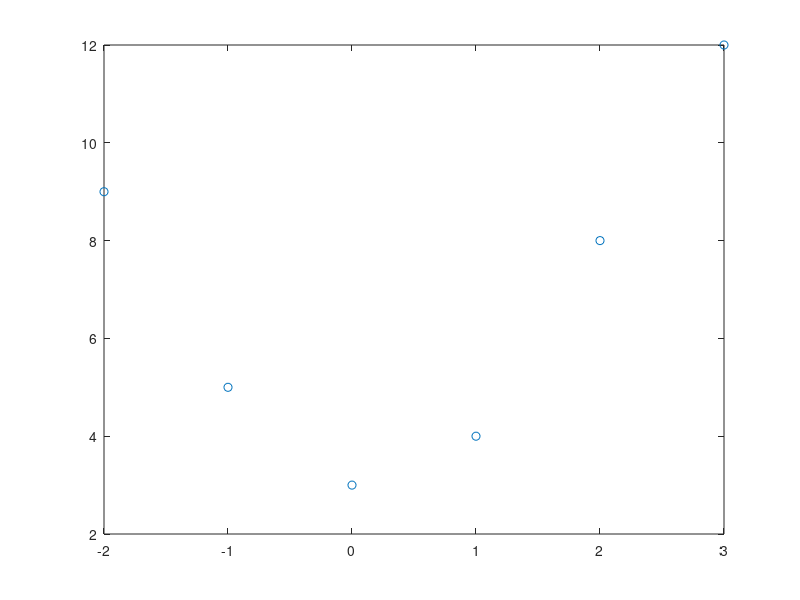

MATLAB code to generate this figure: (Note: this script raises an error after producing the figure.)
clear all
clc
close all

% Actual Data Points
x = [-2 -1 0 1 2 3];
y = [9;5;3;4;8;12];
plot(x,y,'o')

% Parameters
terms = 3;
num_pts = 6;

% formulate A matrix based on # of terms
A = ones(length(x),terms);
for j=1:terms-1
    A(:,j+1) = A(:,j).*x';
end

% Apply transformations to use Cholesky +forward/back sub
M = A'*A;
b = A'*y;

R_t = nap.cholesky(M);
R = transpose(R_t);
[z] = nap.forward_sub(R_t,b);
[coefs] = nap.back_sub(R,z);

r = y - A*coefs
magnitude = norm(r,inf)

p = @(x) coefs(1) + coefs(2)*x + coefs(3)*x^2;

x = linspace(min(x),max(x),num_pts);
for i=1:length(x)
    y_approx(i) = p(x(i));
end

hold on 
plot(x,y_approx,'r.-','MarkerSize',8)
xlabel('x')
ylabel('p(x)')
legend('Actual Points','Approximation Points')
title('For Second Order Polynomial')
